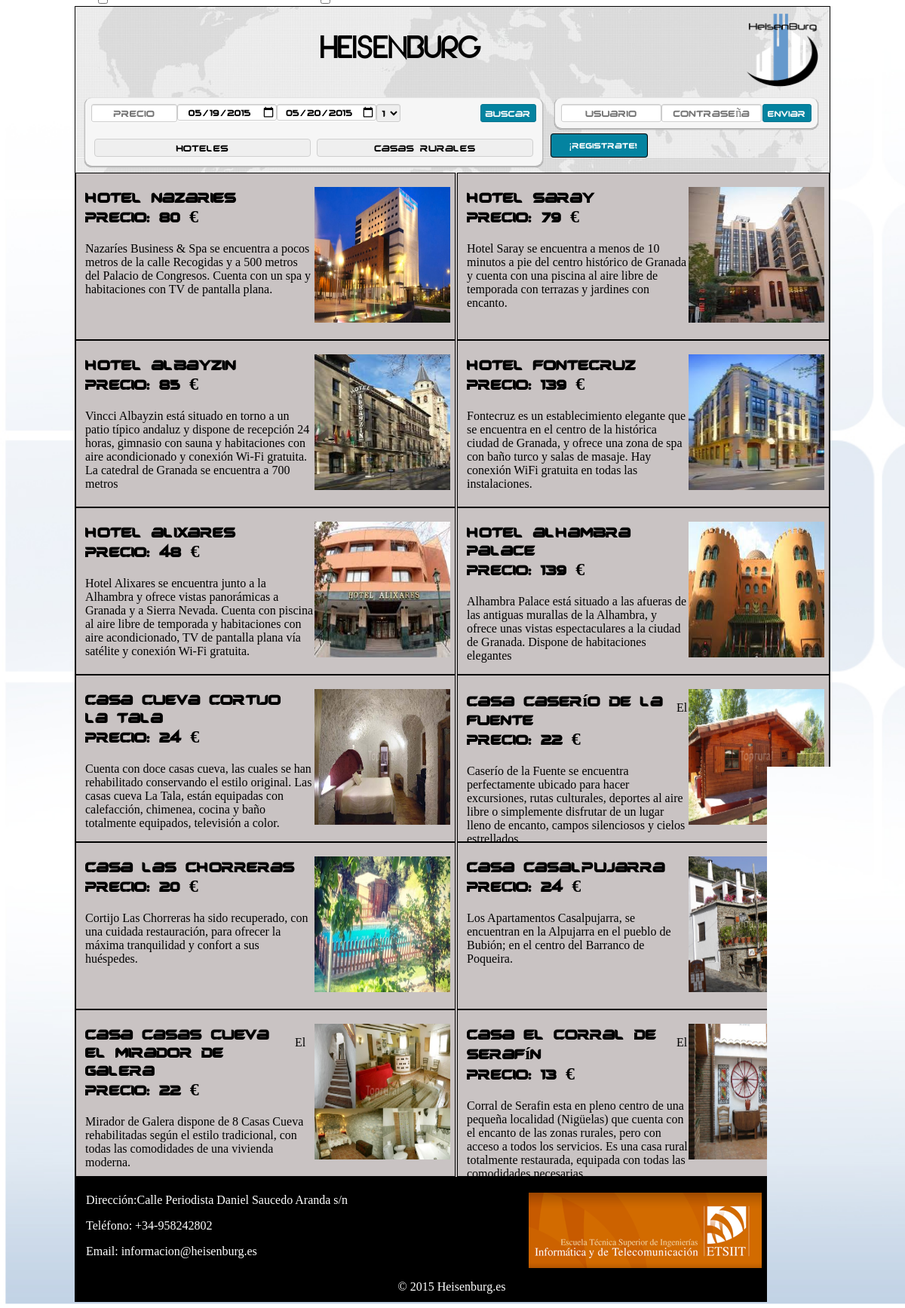
The page / on the database its author committed.
### tables this page shows
CREATE TABLE IF NOT EXISTS `alojamientos` (
  `idAlojamiento` int(10) unsigned NOT NULL AUTO_INCREMENT,
  `nombre` varchar(40) NOT NULL,
  `tipo` varchar(24) NOT NULL,
  `precio` float(11,0) NOT NULL,
  `direccion` varchar(255) NOT NULL,
  `estrellas` int(11) DEFAULT NULL,
  `telefono` int(11) DEFAULT NULL,
  `email` varchar(255) DEFAULT NULL,
  `video` varchar(255) DEFAULT NULL,
  `resumen` text NOT NULL,
  `resumenCorto` text NOT NULL,
  `imagen1` varchar(200) DEFAULT NULL,
  `imagen2` varchar(200) DEFAULT NULL,
  `imagen3` varchar(200) DEFAULT NULL,
  `imagen4` varchar(200) DEFAULT NULL,
  PRIMARY KEY (`idAlojamiento`),
  KEY `idAlojamiento` (`idAlojamiento`)
);

### php/includes/dbhandler.php (called while the page is built, shortened)
<?php
class db_handler{
    private $servername;
    private $username;
    private $pass;
    private $dbname;
    private $connection;
    public function __construct($servernameaux,$usernameaux,$dbnameaux){
        $this->servername=$servernameaux;
        $this->username=$usernameaux;
        $this->pass="";
        $this->dbname=$dbnameaux;
    }
    public function connect(){
        $this->connection=new mysqli($this->servername,$this->username,$this->pass,$this->dbname);
    }
    public function query($sqlquery){
        $res=$this->connection->query($sqlquery);
        return $res;
    }
}
?>

### php/includes/alojamiento_class.php (the view, shortened to what this page needs)
<?php
class Alojamiento{
    private $idAlojamiento;
    private $nombre;
    private $tipo;
    private $precio;
    private $resumenCorto;
    private $imagen1;
    public function read_hotel($row){
        $this->idAlojamiento=$row["idAlojamiento"];
        $this->nombre=$row["nombre"];
        $this->tipo=$row["tipo"];
        $this->precio=$row["precio"];
        $this->resumenCorto=$row["resumenCorto"];
        $this->imagen1=$row["imagen1"];
    }
    public function mostrarInformacionReducida(){
        echo "<a class=\"enlace\" href=\"./index.php?page=".$this->idAlojamiento."\"  >";
        echo "<h2 id=\"nombre_hotel\"> ".$this->tipo." ".$this->nombre." <br>";
        echo "Precio: ".$this->precio." €";
        echo "</h2><br>";
        echo "<div id =\"foto_hotel\">";
        echo "<img id=\"foto_hotel\" src = \"".$this->imagen1."\">";
        echo "</div>";
        echo "<div>";
        echo "<p>".$this->resumenCorto."</p>";
        echo "</div>";
        echo "</a>";
    }
}
function leer_alojamientos($query,$dbhandler){
    $table=$dbhandler->query($query);
    $result=array();
    if ($table->num_rows > 0) {
        while($row = $table->fetch_assoc()) {
            $alojamiento=new Alojamiento;
            $alojamiento->read_hotel($row);
            $result[]=$alojamiento;
        }
    } else {
        echo "no results";
    }
    return $result;
}
?>

### index.php (shortened to what this page needs)
<!doctype html>
<html>
<head>
<link href="css/styles.css" rel="stylesheet" type = "text/css"/>
<?php
	require "php/includes/dbhandler.php";
	if(isset($_GET['page'])){
		if(is_numeric ( $_GET['page'] )){
    		$current_page="infoAlojamientos";
		}
		else{
			$current_page=$_GET['page'];
		}
	}
	else{
		$current_page="alojamientos";
	}
?>
</head>
<body>
    <div class = "marco">
        <?php include './php/header.php'; ?>
        <section>
            <?php include './php/'. $current_page . '.php';?>
        </section>
		</div>
        <?php include './php/footer.php';
?>
</body>
</html>

### php/header.php (shortened to what this page needs)
<header>
    <div class = "titulo">
        <h1> HEISENBURG </h1>
    </div>
    <div class = "logo">
        <a href="index.php"><img id = "logo" src = "img/logoheisen.png"/></a>
    </div>
	<?php
		if(isset($_SESSION['user']) ){
			echo '<a href="index.php?salir"><div id = "boton_salir">CERRAR SESION</div></a>';
		}else{
			include "php/login.php";
		}
	?>
    <div class = "busqueda">
        <form class = "barra_sesion" action="index.php?page=busqueda" method="post">
            <input type="text" name="precio" id="texto" size ="11" placeholder="Precio">
            <input type="date" name="fecha_entrada" id="texto" size ="13" placeholder="Fecha entrada" min="2015-01-01" max="2016-01-01" value="<?php echo date("Y-m-d");?>">
            <input type="date" name="fecha_salida" id="texto" size ="13" placeholder="Fecha salida" min="2015-01-01" max="2016-01-01" value="<?php echo date("Y-m-d",strtotime("+1 day"));?>">
            <select name="tipohab" id="desplegable">>
                <option value="1">1</option>
            <input type="submit" id="submit" value="Buscar">
            <br>
            <br>
            <div id = "boton_busqueda">
                <label>
                    <input type="checkbox" name="hotel" value="hotel"><span>HOTELES</span>
                </label>
            </div>
            <div id = "boton_busqueda">
                <label>
                	<input type="checkbox" name="casa_rural" value="casa_rural" ><span>CASAS RURALES</span>
        		</label>
            </div>
        </form>
    </div>
	<div class = "menu">
    	<?php
			if(!isset($_SESSION['user']) ){
				echo '<a href="index.php?page=registro"><li id="boton_registro">¡REGISTRATE!</li></a>';
            }
		?>
	</div>
</header>

### php/login.php (shortened to what this page needs)
<div class = "sesion">
	<form class = "barra_sesion" action="index.php" method="post" >
        <input name = 'user' type = "text" id="texto" size ="13" placeholder="Usuario" required>
        <input name = 'pass' type="password" id="texto" size ="13" placeholder="Contraseña" required>
        <input name ='enviar' type="submit" id="submit" value="Enviar">
    </form>
</div>

### php/alojamientos.php (shortened to what this page needs)
<?php
include "php/includes/alojamiento_class.php";
$dbhandler = new db_handler("localhost","root","heisenburg");
$dbhandler->connect();
$query="SELECT * FROM `alojamientos`";
$alojamientos=leer_alojamientos($query,$dbhandler);
$size=count($alojamientos);
for($i = 0; $i<$size; $i++) {
    if($i%2==0){
        echo "<div class = \"hotel_izquierda\">";
        $alojamientos[$i]->mostrarInformacionReducida();
        echo "</div>";
    }
    else{
        echo "<div class = \"hotel_derecha\">";
        $alojamientos[$i]->mostrarInformacionReducida();
        echo "</div>";
    }
}
?>

### php/footer.php
<footer>
    <div>
        <div id="footer_Superior_Derecho">
            <img src="./img/logo_etsiit.png"/>
        </div>
        <div id="footer_Superior_Izquierdo">
            <p>Dirección:Calle Periodista Daniel Saucedo Aranda s/n </p>
            <p>Teléfono: +34-958242802</p>
            <p>Email: informacion@heisenburg.es </p>
        </div>
    </div>
    <div id="footer_Inferior">
        <p>&copy; 2015 Heisenburg.es<p>
    </div>
</footer>

### css/styles.css (style rules this page uses)
.barra_sesion { padding: 8px; margin: 20px auto; overflow: hidden; border-width: 1px; border-style: solid; border-color: #dedede #bababa #aaa #bababa; box-shadow: 0 1px 1px rgba(255,255,255,.1), 0 1px 0 #bbb, 0 1px 0 #aaa, 0 1px 1px #444; border-radius: 10px; background-color: #f6f6f6; }
.barra_sesion #texto { height: 20px; text-align:center; float: left; font: 16px plane; border: 1px solid #ccc; box-shadow: 0 1px 1px #ddd inset, 0 1px 0 #fff; border-radius: 3px; }
#boton_busqueda { overflow: auto; margin: 4px; background-color: #EFEFEF; border-radius: 4px; border: 1px solid #D0D0D0; float: left; }
#boton_busqueda label { cursor: pointer; float: left; font-family: plane; }
#boton_busqueda label span { width: 285px; text-align: center; padding: 3px 0px; display: block; }
.barra_sesion #desplegable { height: 24px; font: 16px plane; text-align:center; border: 1px solid #ccc; box-shadow: 0 1px 1px #ddd inset, 0 1px 0 #fff; border-radius: 3px; }
.barra_sesion #submit { float: right; border: 1px solid #00748f; height: 24px; margin-left: 1px; cursor: pointer; font: 15px plane; color: #fafafa; background-color: #0483a0; background-image: linear-gradient(top, #31b2c3, #0483a0); border-radius: 3px; }
body { background: url(../img/b-marco.jpg) top left no-repeat; background-attachment:fixed; background-size: cover; }
.busqueda { z-index: 1000; position:absolute; padding-left: 12px; padding-top:100px; }
footer { width:1002px; margin: 0 auto; color: #FFFFFF; background-color:#000000; }
h2 { font-family: plane; }
header { height: 220px; background-image: url(../img/b-header.jpg); }
.hotel_derecha { padding: 0 0 0 12px; border: 1px solid black; width: 480px; float: right; height: 220px; }
.hotel_izquierda { border: 1px solid black; padding: 0 0 0 12px; float: left; width: 490px; height: 220px; }
.logo { padding-right: 12px; width: 100px; height: 100px; float: right; }
.marco { width: 1000px; margin: 0 auto; border: 1px solid black; background-color: #C9C3C3; overflow: hidden; }
.menu { position: absolute; font-family: plane; margin-top : 175px; margin-left : 630px; list-style:none; height : 3px; z-index : 8991; }
.menu a { text-decoration: none; color:inherit; }
.menu li { display: inline; border: 1px solid black; border-radius: 4px; background-color: #C9C3C3; padding: 8px 13px 8px 23PX; }
.sesion { position:absolute; padding: 100px 12px 0 635px; }
.titulo { z-index: 10; font-family: familiar; font-size: 40px; width: 860px; heigth: 120px; text-align:center; float: left; font-size:22px; }
#footer_Superior_Izquierdo { padding: 5px 0 0 15px; width:480px; height: 100px; float:left; }
#footer_Superior_Derecho { padding: 20px 0 0 0; width: 400px; height: 100px; float:right; }
#footer_Inferior { width:1000px; height: 30px; padding-top:120px; padding-bottom: 15px; text-align:center; }
#foto_hotel { float: right; width: 180px; height: 180px; padding-bottom: 10px; padding-right: 3px; padding-left: 3px; }
#logo { z-index: 1000; position: absolute; padding: 7px 0 0 0; width: 100px; height: 100px; }
#nombre_hotel { width: 278px; float: left; }
#boton_registro { font-size:14px; background-color: #0483a0; color: white; }
.enlace { text-decoration: none; color:inherit; }

### rows shown on the page
alojamientos: tipo "hotel", nombre "Nazaries", precio "80", imagen1 (picture), resumenCorto "Nazaríes Business & Spa se encuentra a pocos metros de la calle Recogidas y a 500 metros del Palacio de Congresos. Cuenta con un spa y habitaciones con TV de pantalla plana."
alojamientos: tipo "hotel", nombre "Saray", precio "79", imagen1 (picture), resumenCorto "Hotel Saray se encuentra a menos de 10 minutos a pie del centro histórico de Granada y cuenta con una piscina al aire libre de temporada con terrazas y jardines con encanto."
alojamientos: tipo "hotel", nombre "Albayzin", precio "85", imagen1 (picture), resumenCorto "Vincci Albayzin está situado en torno a un patio típico andaluz y dispone de recepción 24 horas, gimnasio con sauna y habitaciones con aire acondicionado y conexión Wi-Fi gratuita. La catedral de Granada se encuentra a 700 metros"
alojamientos: tipo "hotel", nombre "Fontecruz", precio "139", imagen1 (picture), resumenCorto "Fontecruz es un establecimiento elegante que se encuentra en el centro de la histórica ciudad de Granada, y ofrece una zona de spa con baño turco y salas de masaje. Hay conexión WiFi gratuita en todas las instalaciones."
alojamientos: tipo "hotel", nombre "Alixares", precio "48", imagen1 (picture), resumenCorto "Hotel Alixares se encuentra junto a la Alhambra y ofrece vistas panorámicas a Granada y a Sierra Nevada. Cuenta con piscina al aire libre de temporada y habitaciones con aire acondicionado, TV de pantalla plana vía satélite y conexión Wi-Fi gratuita."
alojamientos: tipo "hotel", nombre "Alhambra Palace", precio "139", imagen1 (picture), resumenCorto "Alhambra Palace está situado a las afueras de las antiguas murallas de la Alhambra, y ofrece unas vistas espectaculares a la ciudad de Granada. Dispone de habitaciones elegantes"
alojamientos: tipo "casa", nombre "Cueva Cortijo La Tala", precio "24", imagen1 (picture), resumenCorto "Cuenta con doce casas cueva, las cuales se han rehabilitado conservando el estilo original. Las casas cueva La Tala, están equipadas con calefacción, chimenea, cocina y baño totalmente equipados, televisión a color."
alojamientos: tipo "casa", nombre "Caserío de la Fuente", precio "22", imagen1 (picture), resumenCorto "El Caserío de la Fuente se encuentra perfectamente ubicado para hacer excursiones, rutas culturales, deportes al aire libre o simplemente disfrutar de un lugar lleno de encanto, campos silenciosos y cielos estrellados."
alojamientos: tipo "casa", nombre "Las Chorreras", precio "20", imagen1 (picture), resumenCorto "Cortijo Las Chorreras ha sido recuperado, con una cuidada restauración, para ofrecer la máxima tranquilidad y confort a sus huéspedes."
alojamientos: tipo "casa", nombre "Casalpujarra", precio "24", imagen1 (picture), resumenCorto "Los Apartamentos Casalpujarra, se encuentran en la Alpujarra en el pueblo de Bubión; en el centro del Barranco de Poqueira."
alojamientos: tipo "casa", nombre "Casas Cueva El Mirador de Galera", precio "22", imagen1 (picture), resumenCorto "El Mirador de Galera dispone de 8 Casas Cueva rehabilitadas según el estilo tradicional, con todas las comodidades de una vivienda moderna."
alojamientos: tipo "casa", nombre "El Corral de Serafín", precio "13", imagen1 (picture), resumenCorto "El Corral de Serafin esta en pleno centro de una pequeña localidad (Nigüelas) que cuenta con el encanto de las zonas rurales, pero con acceso a todos los servicios. Es una casa rural totalmente restaurada, equipada con todas las comodidades necesarias."
